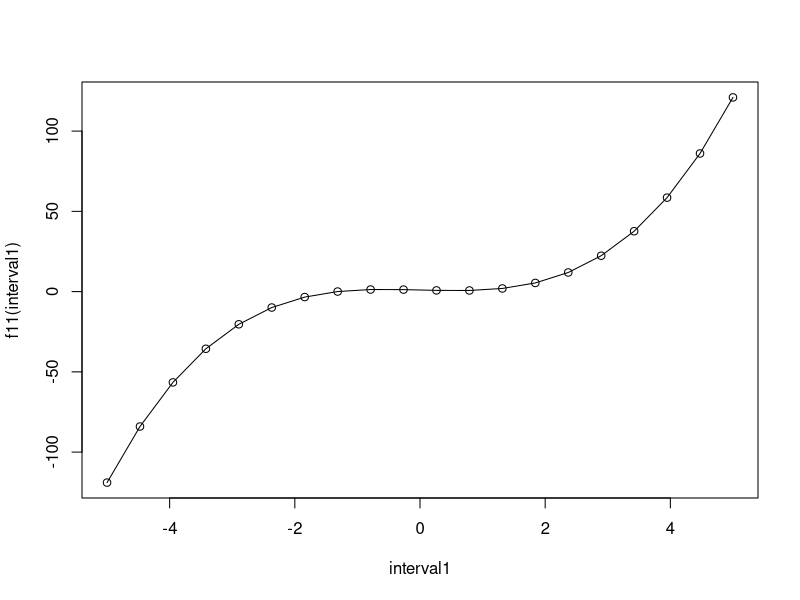
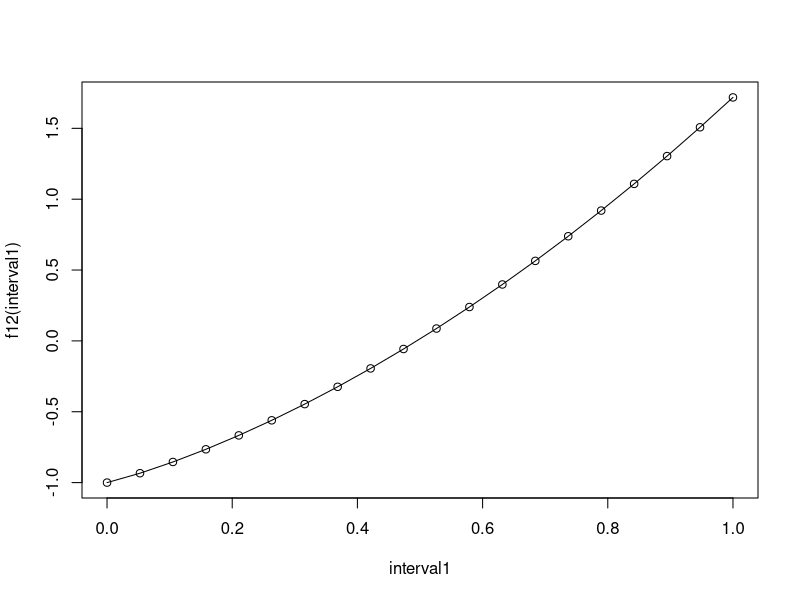
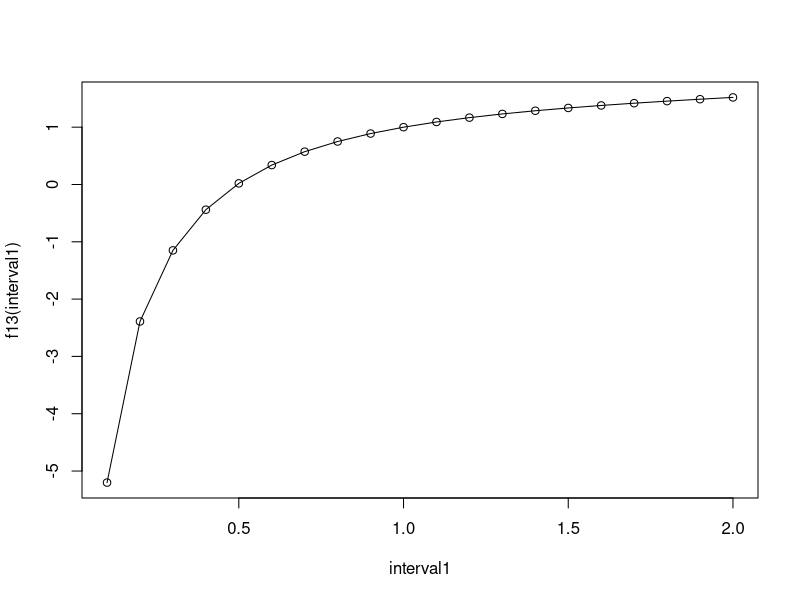
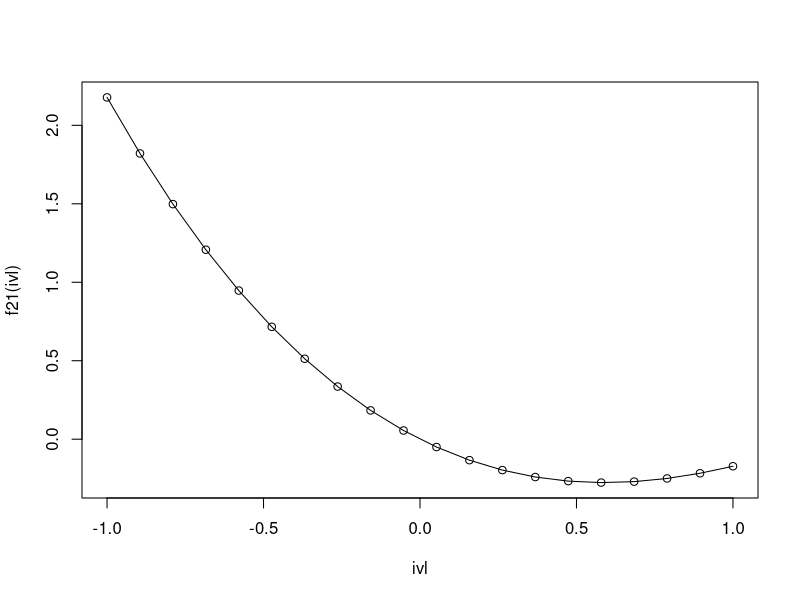
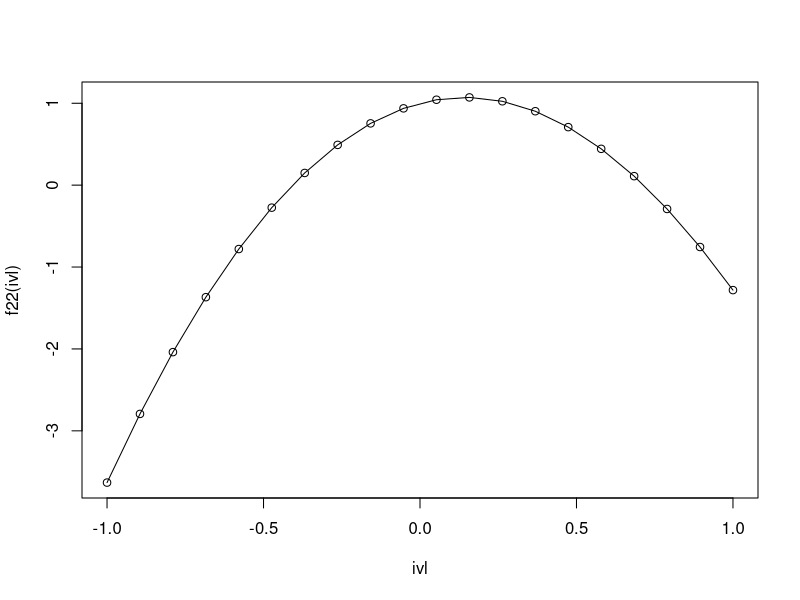
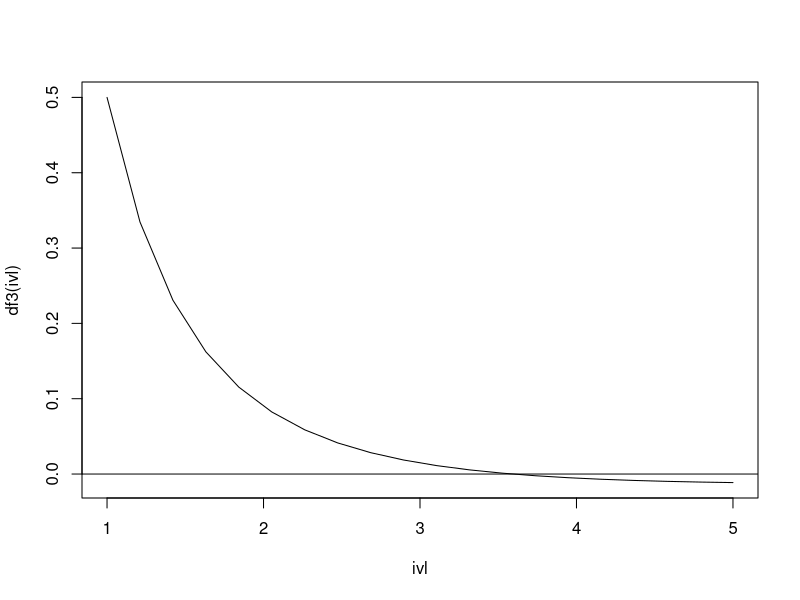

These figures' R source, in order:
#1a
f11<-function(x)x^3-x+1
interval1<-seq(-5,5,length=20)
plot(interval1,f11(interval1),type="l");points(interval1,f11(interval1))
uniroot(f11,interval=c(-2,1))

#1b
f12<-function(x)x*exp(sqrt(x))-1
interval1<-seq(0,1,length=20)
plot(interval1,f12(interval1),type="l");points(interval1,f12(interval1))
uniroot(f12,interval=c(0,1))

#1c
f13<-function(x)x-(log(x))^2
interval1<-seq(0.1,2,length=20)
plot(interval1,f13(interval1),type="l");points(interval1,f13(interval1))
uniroot(f13,interval=c(0.1,2))

#2
bisect <- function(fun, x0, x1, eps){
  iterno <- 0
  repeat {
    iterno <- iterno +1
    x2 <- (x0 + x1) / 2
    if (fun(x2) * fun(x0) < 0) x1 <- x2
    else x0 <- x2
    if (abs(x1 - x0) < eps || abs(fun(x2)) < eps) break
    cat("****** Iter. No: ", iterno, " Current Iterate = ", x2, "\n")
  }
  return(x2)
}

#2a
f21<-function(x)exp(-x)-cos(x)
ivl<-seq(-1,1,length=20)
plot(ivl,f21(ivl),type="l");points(ivl,f21(ivl))
bisect(f21,-1,1,0.0001)

#2b
f22<-function(x)exp(x)-4*x^2
ivl<-seq(-1,1,length=20)
plot(ivl,f22(ivl),type="l");points(ivl,f22(ivl))
bisect(f22,-0.5,0,0.0001)

#3
f3<-function(x) (log(x))/(1+x)
df3<-function(x){
  (1/(x*(1+x)))-((log(x))/((1+x)^2))
}
ivl<-seq(1,5,length=20)
plot(ivl,df3(ivl),type="l")
bisect(df3,3.5,3.75,0.0000001);abline(h=0)
optimize(f=f3,c(3.5,3.75),maximum=TRUE)

#4
f4<- function(pars){
  pars[1]->x
  pars[2]->y
  f <- 20*x-x^2+30*y-y^2+x*y
  return (-f)
}
result<-optim(c(0,0),f4,gr=NULL);result
cat(paste("The maximum value of given function is",round(-result$value,3),", when x is", round(result$par[1],3) ,"and y is",round(result$par[2],3),"."))
